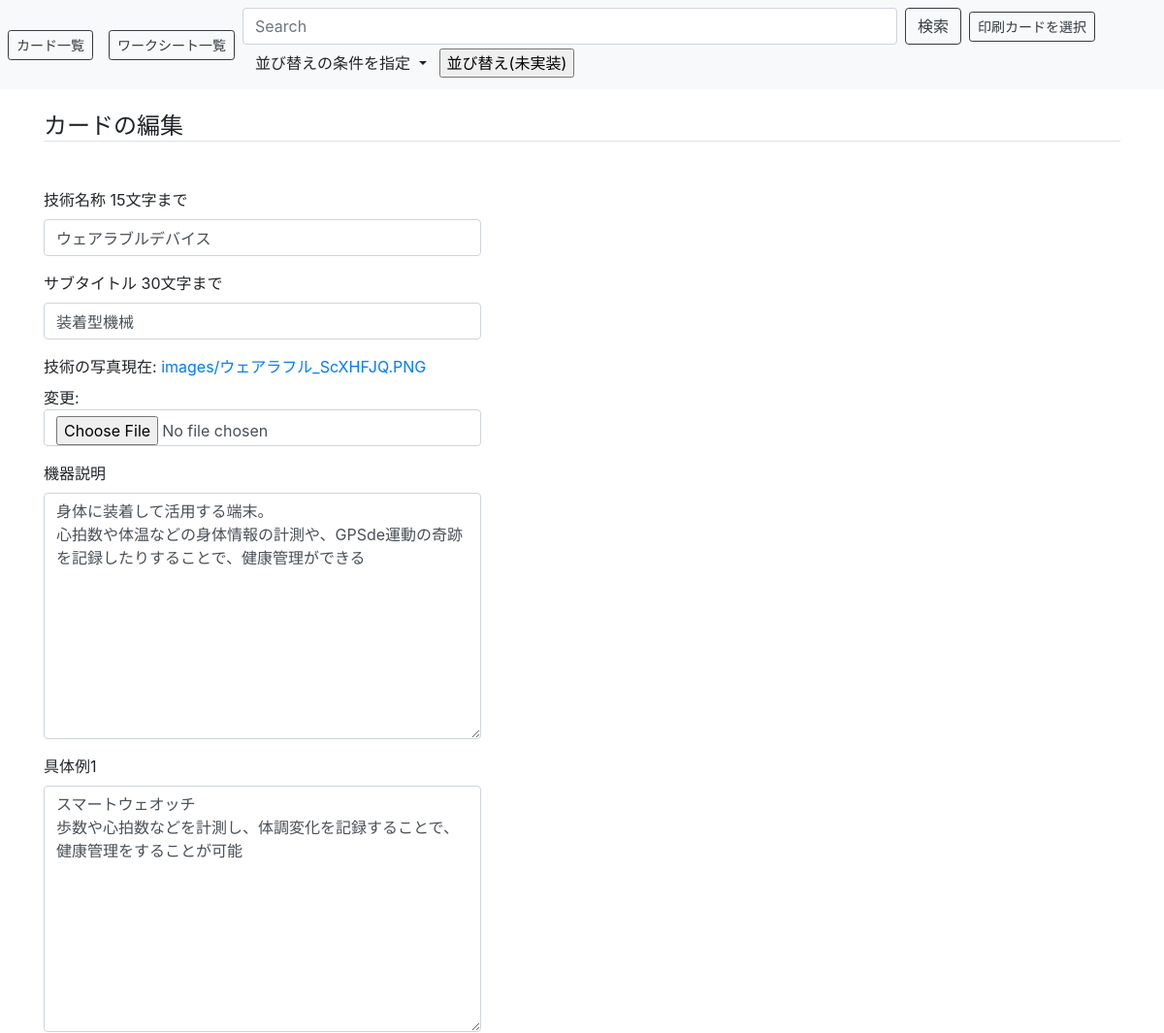
The app's page /card/mod/16/ (upper part), older data.
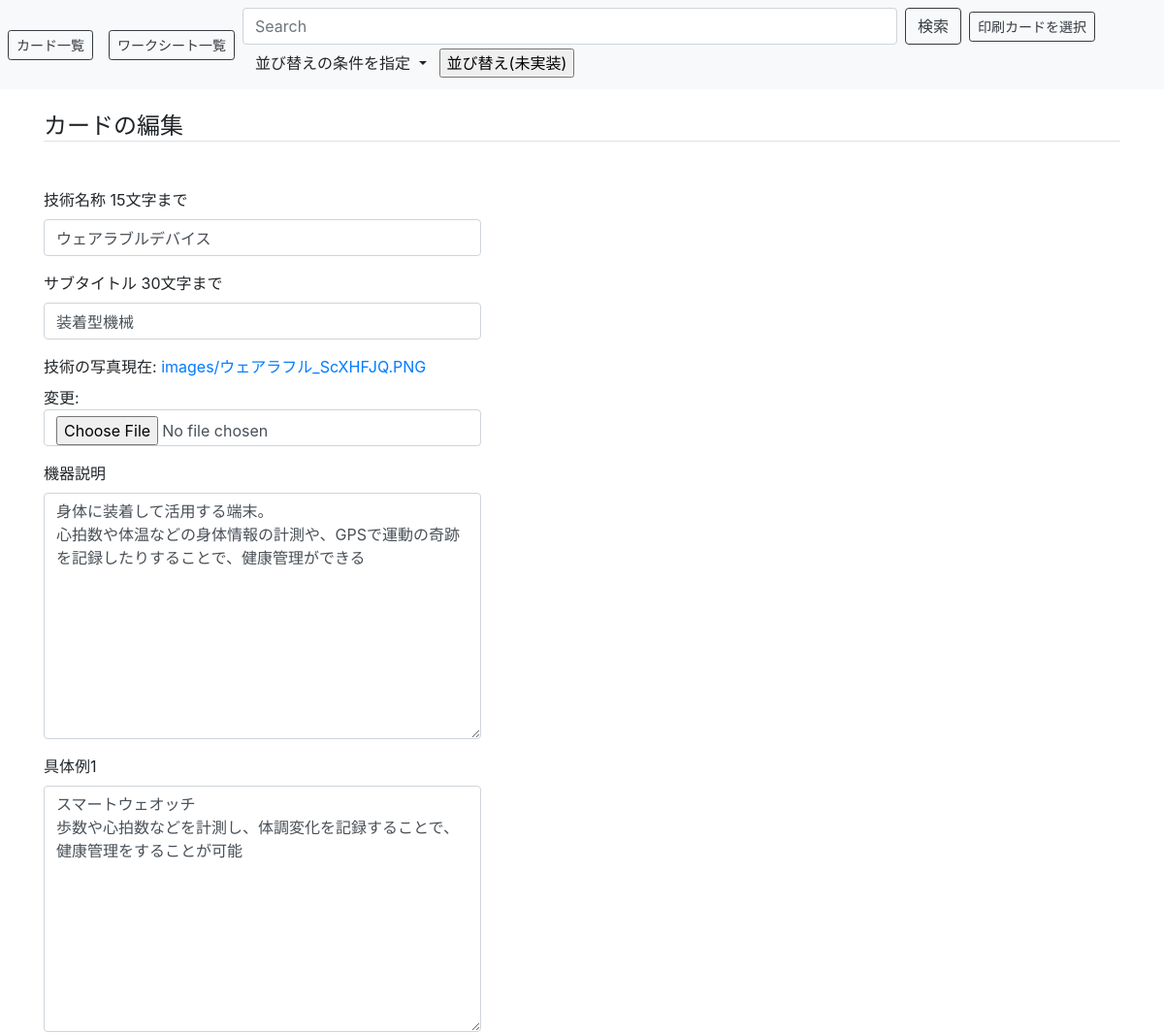
The same page, newer data.
### cms/models.py (models this page shows, shortened)
class Card(models.Model):
    title = models.CharField('技術名称 15文字まで', max_length=15)
    subtitle = models.CharField('サブタイトル 30文字まで', max_length=30, blank=True, null=True)
    tags =  TaggableManager('タグ', blank=True) #タグ付する
    tecimg = models.ImageField(verbose_name='技術の写真', upload_to='images/',) #imagefild->filefildにしたら動画もいけるようになるかも
    tec_desc = models.TextField('機器説明 ',)
    desc1 = models.TextField('具体例1 ',) #必要に応じて追加できるようにしたい
    desc2 = models.TextField('具体例2 ',)
    desc3 = models.TextField('具体例3',)
    created_at = models.DateTimeField('作成日', auto_now_add=True)

### cms/views.py (the view)
# urls.py: path('card/mod/<int:card_id>/', views.card_edit, name='card_mod'),  # 修正
def card_edit(request, card_id=None):
    if card_id:   # card_id が指定されている (修正時)
        card = get_object_or_404(Card, pk=card_id)
    else:         # card_id が指定されていない (追加時)
        card = Card()
    if request.method == 'POST':
        card = Card()#格納するためのインスタンスを作成
        form = CardForm(request.POST, request.FILES, instance=card,)  # POST された request データからフォームを作成、描画
        if form.is_valid():    # フォームのバリデーション
            card = form.save(commit=False)
            card.save()
            return redirect('cms:card_list')
    else:    # GET の時
        form = CardForm(instance=card)  # card インスタンスからフォームを作成
    return render(request, 'cms/card_edit.html', dict(form=form, card_id=card_id))

### cms/forms.py
class CardForm(ModelForm):
    def __init__(self, *args, **kwd):
        super(CardForm, self).__init__(*args, **kwd)
        self.fields["subtitle"].required = False
        self.fields["desc2"].required = False
        self.fields["desc3"].required = False
    class Meta:
        model = Card
        fields = ('title','subtitle', 'tags', 'tecimg', 'tec_desc', 'desc1','desc2','desc3')

### cms/templates/cms/card_edit.html (shortened to what this page needs)
{% extends "cms/base.html" %}
{% load bootstrap4 %}
{% block content %}
    <h4 class="mt-4 mb-5 border-bottom">カードの編集</h4>
     <div class="d-flex flex-wrap">
      <div>
      {% if card_id %}
        <form method="POST" class="post-form" enctype="multipart/form-data" action="{% url 'cms:card_mod' card_id=card_id %}">
      {% else %}
        <form method="POST" class="post-form" enctype="multipart/form-data" action="{% url 'cms:card_add' %}">
      {% endif %}
      {% bootstrap_form form layout='horizontal' %}
      </div>
    </div>
{% endblock content %}

Row changes from the older to the newer data that the page shows:
changed Card "ウェアラブルデバイス": tec_desc "身体に装着して活用する端末。 心拍数や体温などの身体情報の計測や、GPSde運動の奇跡を記録したりすることで、健康管理ができる" → "身体に装着して活用する端末。 心拍数や体温などの身体情報の計測や、GPSで運動の奇跡を記録したりすることで、健康管理ができる"
